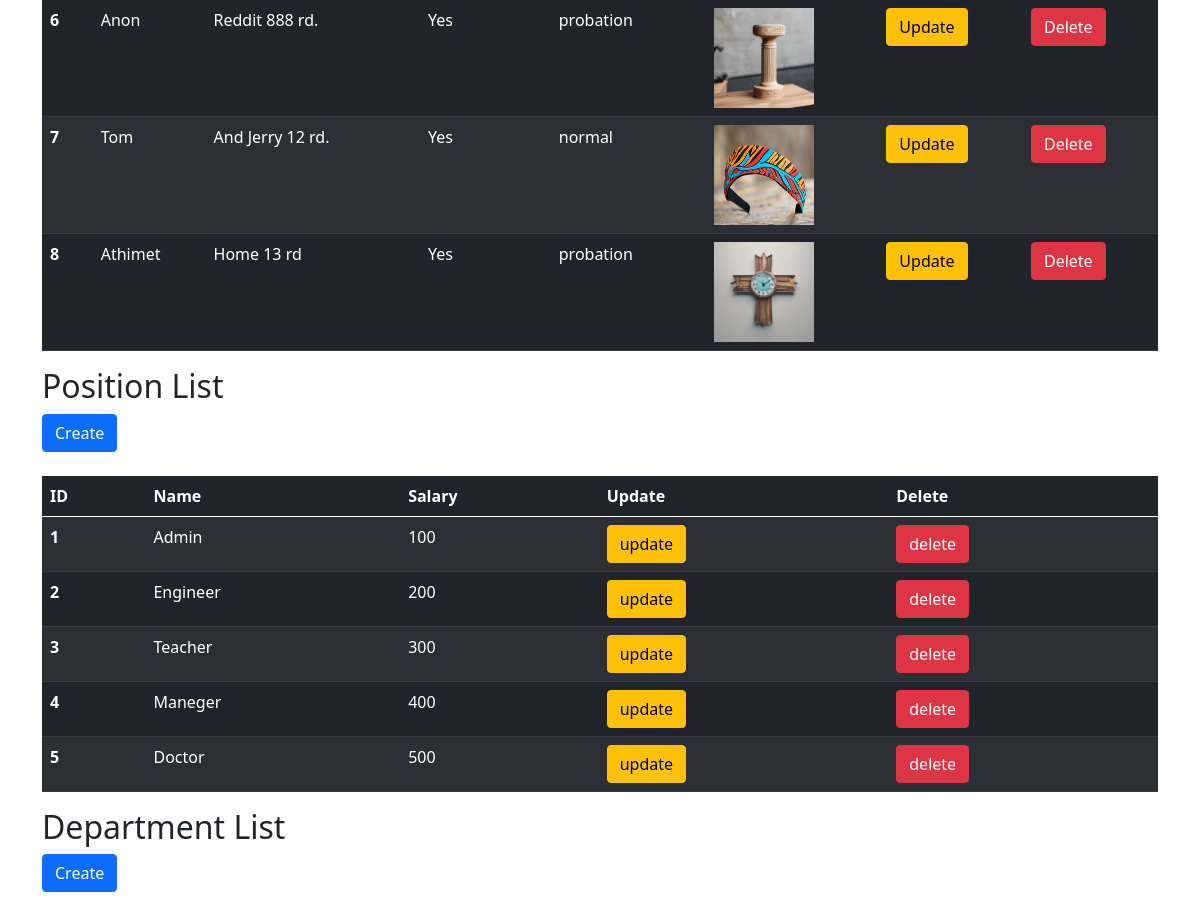
/database (signed in, middle part), run on an earlier commit of the app's database.
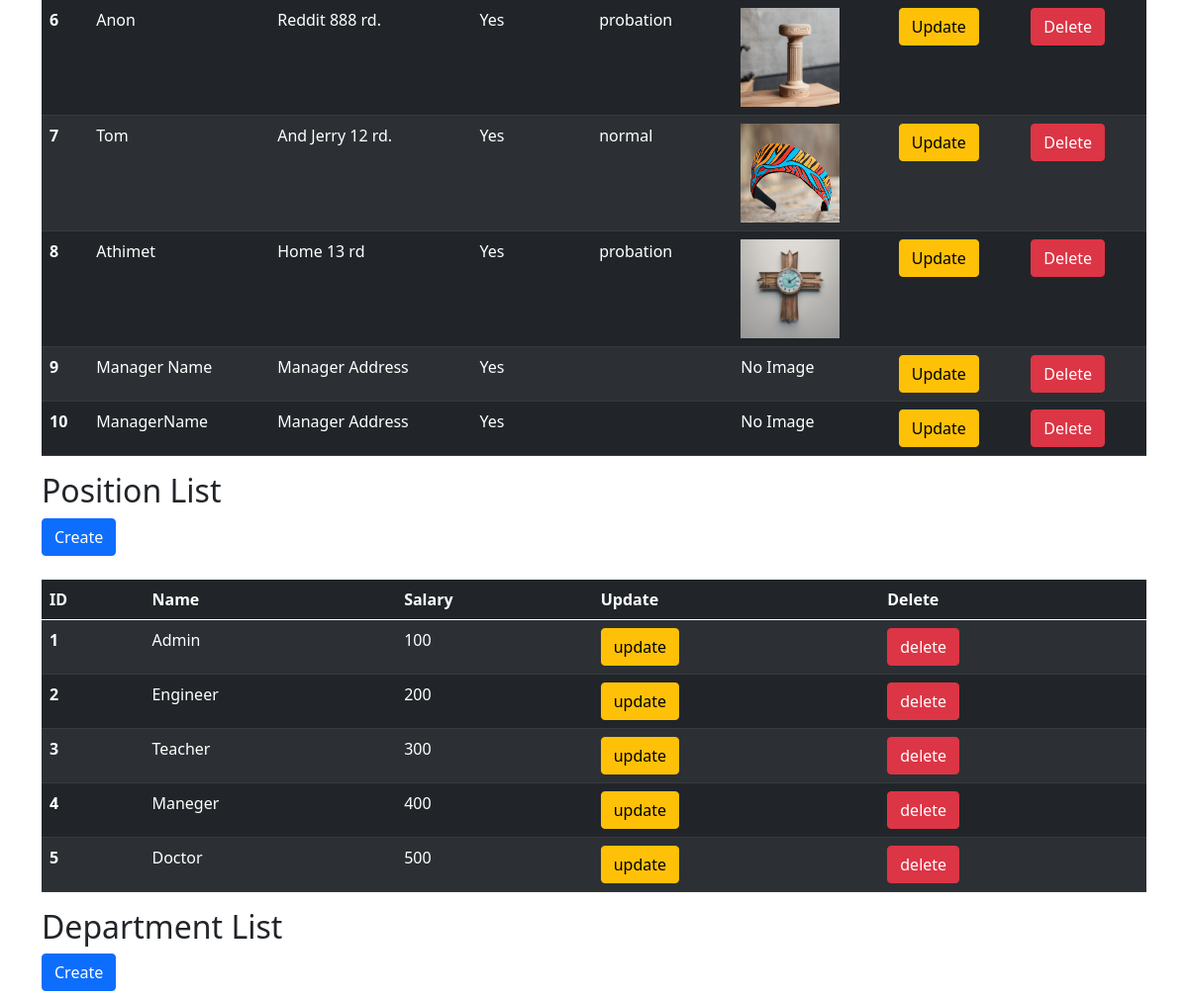
And on a later commit of the database.
### employeemanagement_apk/models.py (models this page shows, shortened)
class Employee(models.Model):
    name = models.CharField(max_length=100)
    address = models.TextField(max_length=200)
    manager = models.BooleanField(default=False)
    status = models.ForeignKey(Status, on_delete=models.SET_NULL, null=True, default=None)
    image = models.ImageField(upload_to='images/')
    department = models.ForeignKey(Department, on_delete=models.SET_NULL, null=True, default=None, blank=True)
    position = models.ForeignKey(Position, on_delete=models.SET_NULL, null=True, default=None, blank=True)
    def __str__(self):
        return self.name

class Status(models.Model):
    em_status = models.CharField(max_length=100)

class Position(models.Model):
    name = models.TextField(max_length=100, null=False)
    salary = models.IntegerField(null=False)

### employeemanagement_apk/views.py (the view)
# urls.py: path('database', views.database, name='database'),
@login_required(login_url='index')
def database(request):
    all_employee = Employee.objects.all()
    all_status = Status.objects.all()
    all_department = Department.objects.all()
    all_position = Position.objects.all()
    return render(request, 'database.html', {'all_employee': all_employee, 'all_status': all_status, 'all_department': all_department, 'all_position': all_position})

### employeemanagement_apk/templates/database.html (shortened to what this page needs)
{% extends "base.html" %}
{% block content %}
    <br>
    <br>
    <table class="table table-dark table-striped">
        <tbody>
            {% for person in all_employee %}
            <tr>
                <th scope="row">{{ person.id }}</th>
                <td>{{ person.name }}</td>
                <td>{{ person.address }}</td>
                <td>{{ person.manager | yesno:"Yes,No" }}</td>
                <td>{{ person.status.em_status }}</td>
                <td>
                    {% if person.image %}
                        <img src="{{ person.image.url }}" width="100px" height="100px">
                    {% else %}
                        No Image
                    {% endif %}
                </td>
                <td>
                    <a href="update/employee/{{ person.id }}" class="btn btn-warning">Update</a>
                </td>
                <td>
                    <a href="delete/employee/{{ person.id }}"
                    class="btn btn-danger"
                    onclick="return confirm('คุณต้องการลบ {{ person.name }} หรือไม่ ?')">
                    Delete
                    </a>
                </td>
            </tr>
            {% endfor %}
        </tbody>
    </table>
    <h2>Position List</h2>
    <a href="create/position" class="btn btn-primary">Create</a>
    <br>
    <br>
    <table class="table table-dark table-striped">
        <thead>
            <tr>
                <th scope="col">ID</th>
                <th scope="col">Name</th>
                <th scope="col">Salary</th>
                <th scope="col">Update</th>
                <th scope="col">Delete</th>
            </tr>
        </thead>
        <tbody>
            {% for position in all_position %}
            <tr>
                <th scope="row">{{position.id}}</th>
                <td>{{position.name}}</td>
                <td>{{position.salary}}</td>
                <td><a href="update/position/{{position.id}}" class="btn btn-warning">update</a></td>
                <td>
                    <a href="delete/position/{{position.id}}" class="btn btn-danger" onclick="return confirm('คุณต้องการลบ {{position.name}} หรือไม่ ?')">delete</a>
                </td>
            </tr>
            {% endfor %}
        </tbody>
    </table>
    <h2>Department List</h2>
    <a href="create/department" class="btn btn-primary">Create</a>
    <br>
    <br>
      <br>
      <br>
{% endblock %}

What changed in the data, as far as the page shows it:
added Employee: id "9", name "Manager Name", address "Manager Address", manager "Yes", image "No Image"
added Employee: id "10", name "ManagerName", address "Manager Address", manager "Yes", image "No Image"
